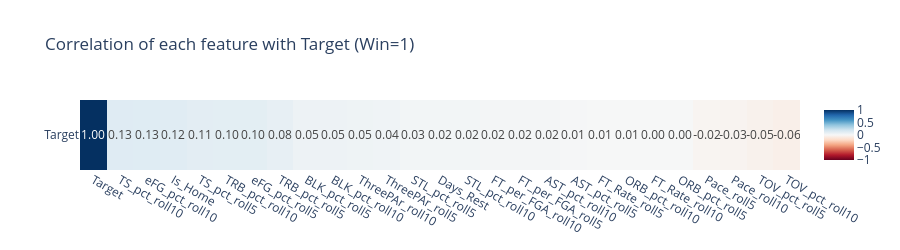

Source (notebook cell):
### Markdown cell above
**📌 Insight — Rolling True Shooting % (Wins vs Losses)**

The box plot shows a **clear separation** between winning and losing game distributions:
- Teams that **win** have a meaningfully higher rolling TS% (median ≈ 0.565) vs those that **lose** (median ≈ 0.548).
- The interquartile ranges overlap, confirming this feature alone is not sufficient — but it contributes meaningfully in ensemble context.
- Outliers on the loss side (very high TS%, still lost) correspond to games where defensive execution failed despite good offense.
- This validates TS% as a **top-tier rolling predictor** and explains its prominence in SHAP values later.

### Code cell
# ── 5.6 Correlation matrix (rolling features + target) ───────────────────
num_cols = [c for c in df.select_dtypes(include="number").columns
            if c not in ["Season"]]
corr = df[num_cols].corr()[["Target"]].sort_values("Target", ascending=False)

fig = px.imshow(
    corr.T,
    text_auto=".2f",
    aspect="auto",
    title="Correlation of each feature with Target (Win=1)",
    color_continuous_scale="RdBu",
    zmin=-1, zmax=1,
    height=250
)
fig.show()
print("\nTop 8 features correlated with winning:")
print(corr.head(9).to_string())

### Figure 1 — Plotly figure (JSON) as saved in the notebook; plotly's stock layout.template omitted (floating-point values rounded to 4 significant figures)
{"data": [{"coloraxis": "coloraxis", "hovertemplate": "x: %{x}<br>y: %{y}<br>color: %{z}<extra></extra>", "name": "0", "texttemplate": "%{z:.2f}", "type": "heatmap", "x": ["Target", "TS_pct_roll10", "eFG_pct_roll10", "Is_Home", "TS_pct_roll5", "TRB_pct_roll10", "eFG_pct_roll5", "TRB_pct_roll5", "BLK_pct_roll5", "BLK_pct_roll10", "ThreePAr_roll10", "ThreePAr_roll5", "STL_pct_roll5", "Days_Rest", "STL_pct_roll10", "FT_per_FGA_roll10", "FT_per_FGA_roll5", "AST_pct_roll10", "AST_pct_roll5", "FT_Rate_roll5", "ORB_pct_roll10", "FT_Rate_roll10", "ORB_pct_roll5", "Pace_roll5", "Pace_roll10", "TOV_pct_roll5", "TOV_pct_roll10"], "xaxis": "x", "y": ["Target"], "yaxis": "y", "z": [[1.0, 0.1281, 0.1252, 0.1194, 0.1072, 0.1043, 0.1038, 0.08356, 0.05265, 0.05126, 0.04669, 0.04157, 0.02617, 0.02445, 0.02376, 0.02321, 0.01981, 0.01875, 0.01134, 0.005533, 0.005152, 0.004901, 0.00281, -0.02298, -0.02947, -0.04596, -0.05892]]}], "layout": {"coloraxis": {"cmax": 1, "cmin": -1, "colorscale": [[0, "rgb(103,0,31)"], [0.1, "rgb(178,24,43)"], [0.2, "rgb(214,96,77)"], [0.3, "rgb(244,165,130)"], [0.4, "rgb(253,219,199)"], [0.5, "rgb(247,247,247)"], [0.6, "rgb(209,229,240)"], [0.7, "rgb(146,197,222)"], [0.8, "rgb(67,147,195)"], [0.9, "rgb(33,102,172)"], [1, "rgb(5,48,97)"]]}, "height": 250, "title": {"text": "Correlation of each feature with Target (Win=1)"}, "xaxis": {"anchor": "y", "domain": [0, 1]}, "yaxis": {"anchor": "x", "autorange": "reversed", "domain": [0, 1]}}}
